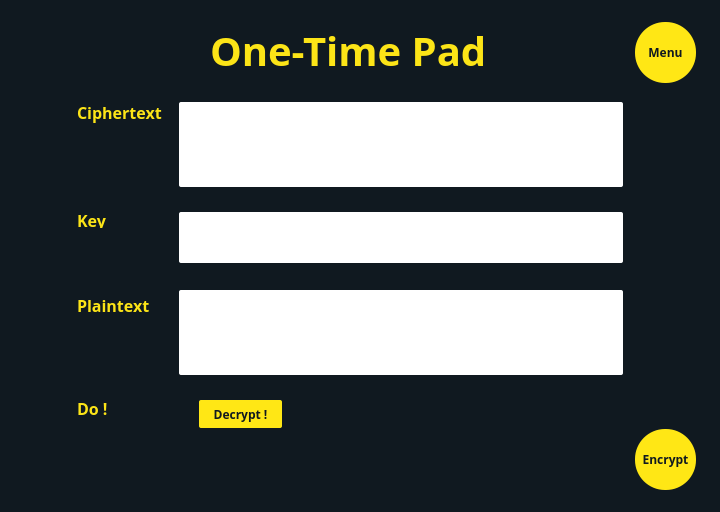
<?xml version="1.0" encoding="UTF-8"?>
<ui version="4.0">
 <class>Dialog</class>
 <widget class="QDialog" name="Dialog">
  <property name="geometry">
   <rect>
    <x>0</x>
    <y>0</y>
    <width>720</width>
    <height>512</height>
   </rect>
  </property>
  <property name="windowTitle">
   <string>Dialog</string>
  </property>
  <widget class="QWidget" name="widget" native="true">
   <property name="geometry">
    <rect>
     <x>0</x>
     <y>0</y>
     <width>720</width>
     <height>512</height>
    </rect>
   </property>
   <property name="styleSheet">
    <string notr="true">QWidget#widget{
background: #101920;}</string>
   </property>
   <widget class="QLabel" name="label">
    <property name="geometry">
     <rect>
      <x>210</x>
      <y>15</y>
      <width>281</width>
      <height>71</height>
     </rect>
    </property>
    <property name="styleSheet">
     <string notr="true">font-family: Open Sans;
font-style: normal;
font-weight: bold;
font-size: 40px;
color: #FCE417;</string>
    </property>
    <property name="text">
     <string>One-Time Pad</string>
    </property>
   </widget>
   <widget class="QLabel" name="label_3">
    <property name="geometry">
     <rect>
      <x>77</x>
      <y>102</y>
      <width>91</width>
      <height>21</height>
     </rect>
    </property>
    <property name="styleSheet">
     <string notr="true">font-family: Open Sans;
font-style: normal;
font-weight: bold;
font-size: 16px;
/* identical to box height */


color: #FCE417;
</string>
    </property>
    <property name="text">
     <string>Ciphertext</string>
    </property>
   </widget>
   <widget class="QLabel" name="label_4">
    <property name="geometry">
     <rect>
      <x>77</x>
      <y>212</y>
      <width>31</width>
      <height>16</height>
     </rect>
    </property>
    <property name="styleSheet">
     <string notr="true">font-family: Open Sans;
font-style: normal;
font-weight: bold;
font-size: 16px;
/* identical to box height */


color: #FCE417;
</string>
    </property>
    <property name="text">
     <string>Key</string>
    </property>
   </widget>
   <widget class="QLabel" name="label_5">
    <property name="geometry">
     <rect>
      <x>77</x>
      <y>290</y>
      <width>91</width>
      <height>31</height>
     </rect>
    </property>
    <property name="styleSheet">
     <string notr="true">font-family: Open Sans;
font-style: normal;
font-weight: bold;
font-size: 16px;
/* identical to box height */


color: #FCE417;
</string>
    </property>
    <property name="text">
     <string>Plaintext</string>
    </property>
   </widget>
   <widget class="QLabel" name="label_6">
    <property name="geometry">
     <rect>
      <x>77</x>
      <y>400</y>
      <width>31</width>
      <height>16</height>
     </rect>
    </property>
    <property name="styleSheet">
     <string notr="true">font-family: Open Sans;
font-style: normal;
font-weight: bold;
font-size: 16px;
/* identical to box height */


color: #FCE417;
</string>
    </property>
    <property name="text">
     <string>Do !</string>
    </property>
   </widget>
   <widget class="QPushButton" name="menu">
    <property name="geometry">
     <rect>
      <x>635</x>
      <y>22</y>
      <width>61</width>
      <height>61</height>
     </rect>
    </property>
    <property name="styleSheet">
     <string notr="true">background: #FFE715;
border-radius: 30;
font-family: Open Sans;
font-style: normal;
font-weight: 600;
font-size: 12px;
line-height: 33px;

color: #101920;
</string>
    </property>
    <property name="text">
     <string>Menu</string>
    </property>
   </widget>
   <widget class="QPushButton" name="decrypt">
    <property name="geometry">
     <rect>
      <x>199</x>
      <y>400</y>
      <width>83</width>
      <height>28</height>
     </rect>
    </property>
    <property name="styleSheet">
     <string notr="true">background: #FFE715;
border-radius: 2px;
font-family: Open Sans;
font-style: normal;
font-weight: 600;
font-size: 12px;
color: #101920;</string>
    </property>
    <property name="text">
     <string>Decrypt !</string>
    </property>
   </widget>
   <widget class="QTextEdit" name="ciphertext">
    <property name="geometry">
     <rect>
      <x>190</x>
      <y>102</y>
      <width>425</width>
      <height>85</height>
     </rect>
    </property>
    <property name="autoFillBackground">
     <bool>false</bool>
    </property>
    <property name="styleSheet">
     <string notr="true">QWidget#chipertext{
font-family: Open Sans;
font-style: normal;
font-weight: 600;
font-size: 12px;
color: #000000;
}</string>
    </property>
    <property name="frameShape">
     <enum>QFrame::NoFrame</enum>
    </property>
    <property name="lineWidth">
     <number>0</number>
    </property>
    <property name="readOnly">
     <bool>false</bool>
    </property>
    <property name="html">
     <string>&lt;!DOCTYPE HTML PUBLIC &quot;-//W3C//DTD HTML 4.0//EN&quot; &quot;http://www.w3.org/TR/REC-html40/strict.dtd&quot;&gt;
&lt;html&gt;&lt;head&gt;&lt;meta name=&quot;qrichtext&quot; content=&quot;1&quot; /&gt;&lt;style type=&quot;text/css&quot;&gt;
p, li { white-space: pre-wrap; }
&lt;/style&gt;&lt;/head&gt;&lt;body style=&quot; font-family:'Open Sans'; font-size:12px; font-weight:600; font-style:normal;&quot;&gt;
&lt;p style=&quot;-qt-paragraph-type:empty; margin-top:0px; margin-bottom:0px; margin-left:0px; margin-right:0px; -qt-block-indent:0; text-indent:0px; font-family:'MS Shell Dlg 2'; font-size:8.25pt; font-weight:400;&quot;&gt;&lt;br /&gt;&lt;/p&gt;&lt;/body&gt;&lt;/html&gt;</string>
    </property>
   </widget>
   <widget class="QLabel" name="label_2">
    <property name="geometry">
     <rect>
      <x>179</x>
      <y>102</y>
      <width>444</width>
      <height>85</height>
     </rect>
    </property>
    <property name="styleSheet">
     <string notr="true">background: #ffffff;
border-radius: 2px;</string>
    </property>
    <property name="text">
     <string/>
    </property>
   </widget>
   <widget class="QPushButton" name="encrypt">
    <property name="geometry">
     <rect>
      <x>635</x>
      <y>429</y>
      <width>61</width>
      <height>61</height>
     </rect>
    </property>
    <property name="styleSheet">
     <string notr="true">background: #FFE715;
border-radius: 30;
font-family: Open Sans;
font-style: normal;
font-weight: 600;
font-size: 12px;
line-height: 33px;

color: #101920;
</string>
    </property>
    <property name="text">
     <string>Encrypt</string>
    </property>
   </widget>
   <widget class="QLabel" name="label_8">
    <property name="geometry">
     <rect>
      <x>179</x>
      <y>290</y>
      <width>444</width>
      <height>85</height>
     </rect>
    </property>
    <property name="styleSheet">
     <string notr="true">background: #ffffff;
border-radius: 2px;</string>
    </property>
    <property name="text">
     <string/>
    </property>
   </widget>
   <widget class="QLabel" name="label_9">
    <property name="geometry">
     <rect>
      <x>179</x>
      <y>212</y>
      <width>444</width>
      <height>51</height>
     </rect>
    </property>
    <property name="styleSheet">
     <string notr="true">background: #ffffff;
border-radius: 2px;</string>
    </property>
    <property name="text">
     <string/>
    </property>
   </widget>
   <widget class="QTextEdit" name="plaintext">
    <property name="geometry">
     <rect>
      <x>190</x>
      <y>290</y>
      <width>425</width>
      <height>85</height>
     </rect>
    </property>
    <property name="autoFillBackground">
     <bool>false</bool>
    </property>
    <property name="styleSheet">
     <string notr="true">QWidget#plaintext{
font-family: Open Sans;
font-style: normal;
font-weight: 600;
font-size: 12px;
color: #000000;
}</string>
    </property>
    <property name="frameShape">
     <enum>QFrame::NoFrame</enum>
    </property>
    <property name="lineWidth">
     <number>0</number>
    </property>
    <property name="readOnly">
     <bool>true</bool>
    </property>
    <property name="html">
     <string>&lt;!DOCTYPE HTML PUBLIC &quot;-//W3C//DTD HTML 4.0//EN&quot; &quot;http://www.w3.org/TR/REC-html40/strict.dtd&quot;&gt;
&lt;html&gt;&lt;head&gt;&lt;meta name=&quot;qrichtext&quot; content=&quot;1&quot; /&gt;&lt;style type=&quot;text/css&quot;&gt;
p, li { white-space: pre-wrap; }
&lt;/style&gt;&lt;/head&gt;&lt;body style=&quot; font-family:'Open Sans'; font-size:12px; font-weight:600; font-style:normal;&quot;&gt;
&lt;p style=&quot;-qt-paragraph-type:empty; margin-top:0px; margin-bottom:0px; margin-left:0px; margin-right:0px; -qt-block-indent:0; text-indent:0px; font-size:8.25pt;&quot;&gt;&lt;br /&gt;&lt;/p&gt;&lt;/body&gt;&lt;/html&gt;</string>
    </property>
   </widget>
   <widget class="QTextEdit" name="key">
    <property name="geometry">
     <rect>
      <x>190</x>
      <y>212</y>
      <width>425</width>
      <height>51</height>
     </rect>
    </property>
    <property name="autoFillBackground">
     <bool>false</bool>
    </property>
    <property name="styleSheet">
     <string notr="true">QWidget#key{
font-family: Open Sans;
font-style: normal;
font-weight: 600;
font-size: 12px;
color: #000000;
}</string>
    </property>
    <property name="frameShape">
     <enum>QFrame::NoFrame</enum>
    </property>
    <property name="lineWidth">
     <number>0</number>
    </property>
    <property name="readOnly">
     <bool>false</bool>
    </property>
    <property name="html">
     <string>&lt;!DOCTYPE HTML PUBLIC &quot;-//W3C//DTD HTML 4.0//EN&quot; &quot;http://www.w3.org/TR/REC-html40/strict.dtd&quot;&gt;
&lt;html&gt;&lt;head&gt;&lt;meta name=&quot;qrichtext&quot; content=&quot;1&quot; /&gt;&lt;style type=&quot;text/css&quot;&gt;
p, li { white-space: pre-wrap; }
&lt;/style&gt;&lt;/head&gt;&lt;body style=&quot; font-family:'Open Sans'; font-size:12px; font-weight:600; font-style:normal;&quot;&gt;
&lt;p style=&quot;-qt-paragraph-type:empty; margin-top:0px; margin-bottom:0px; margin-left:0px; margin-right:0px; -qt-block-indent:0; text-indent:0px; font-family:'MS Shell Dlg 2'; font-size:8.25pt; font-weight:400;&quot;&gt;&lt;br /&gt;&lt;/p&gt;&lt;/body&gt;&lt;/html&gt;</string>
    </property>
   </widget>
   <zorder>label</zorder>
   <zorder>label_3</zorder>
   <zorder>label_4</zorder>
   <zorder>label_5</zorder>
   <zorder>label_6</zorder>
   <zorder>menu</zorder>
   <zorder>decrypt</zorder>
   <zorder>label_2</zorder>
   <zorder>ciphertext</zorder>
   <zorder>encrypt</zorder>
   <zorder>label_8</zorder>
   <zorder>label_9</zorder>
   <zorder>plaintext</zorder>
   <zorder>key</zorder>
  </widget>
 </widget>
 <resources/>
 <connections/>
</ui>
